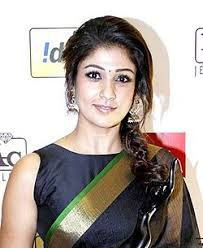
#> input picture train/nayan/download (6).jpg, 203 x 248 px, found by its file name; its folder holds only this picture in this run
$ python train.py
#> lines starting #> are read from the running program, lines starting #| are printed output that depends on the picture
import cv2 as cv
import os
import numpy as np

names = ["nayan" , "rash","sam" , "vijay"]
dir = r"facerecognition\train"
haarcascade = cv.CascadeClassifier("haarcasecade.xml")
features = []
labels = []

def create_train() :
    for person in names :
        path = os.path.join(dir , person)
        label = names.index(person)
        for img_path in os.listdir(path):
            image = cv.imread(os.path.join(path,img_path))
#> image is the input picture: shape (248, 203, 3); mean B, G, R 156.1, 162, 171.3
            gray = cv.cvtColor(image , cv.COLOR_BGR2GRAY)
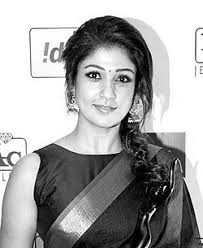
#> gray: shape (248, 203); min 0, max 255, mean 164.1
            face_rect = haarcascade.detectMultiScale(gray , 1.1 , 4)
#> face_rect = [[67, 48, 80, 80]]
            for (x,y,w,h) in face_rect :
                face = gray[y:y+h , x:x+w]
                features.append(face)
                labels.append(label)
#> this loop made 1 pass
#> pass 1, in create_train, `face = gray[y:y+h , x:x+w]`:
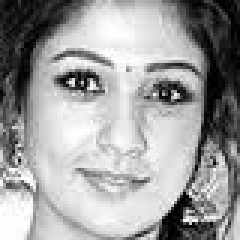
#> face: shape (80, 80) (shown 3 times larger); min 0, max 255, mean 158
#> after the loop, features = 1 item; labels = [0]
#> pass 2 of the loop in create_train, `for person in names :`:
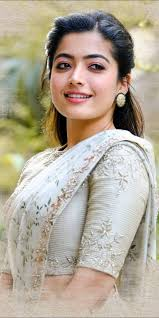
#> input picture train/rash/download (1).jpg, 159 x 318 px, found by its file name
#> in create_train, image is the input picture: shape (318, 159, 3); mean B, G, R 152, 168.7, 178.3
#> in create_train, `gray = cv.cvtColor(image , cv.COLOR_BGR2GRAY)`:
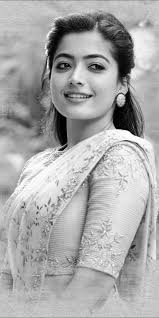
#> gray: shape (318, 159); min 0, max 255, mean 169.7
#> face_rect = [[37, 31, 88, 88]]
#> the loop in create_train, `for (x,y,w,h) in face_rect :` made 1 pass
#> pass 1, in create_train, `face = gray[y:y+h , x:x+w]`:
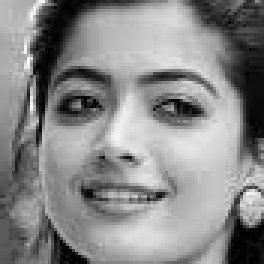
#> face: shape (88, 88) (shown 3 times larger); min 0, max 253, mean 136.4
#> after the loop in create_train, `for (x,y,w,h) in face_rect :`: features = 2 items; labels = [0, 1]

#> (the run stopped early here; a loop or call above may not have finished)
